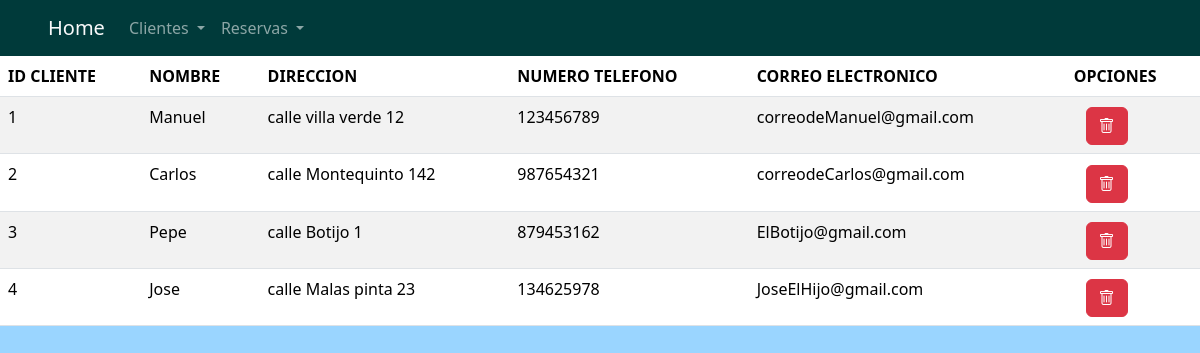
The app's page /list_Clients.php with its own data.
### tables this page shows
CREATE TABLE `clients` (
  `client_id` int NOT NULL,
  `client_name` varchar(50) NOT NULL,
  `address` varchar(80) NOT NULL,
  `phone_number` int NOT NULL,
  `gmail` varchar(50) NOT NULL
);

### list_Clients.php (the view, shortened to what this page needs)
<?php
$conexion = obtenerConexion();
$table = "<table class='table table-striped'>";
$table .= "<thead><tr><th>ID CLIENTE</th><th>NOMBRE</th><th>DIRECCION</th><th>NUMERO TELEFONO</th><th>CORREO ELECTRONICO</th><th>OPCIONES</th></tr></thead>";
$table .= "<tbody>";
$sql = "SELECT * FROM clients;";
$result = mysqli_query($conexion, $sql);
while ($row = mysqli_fetch_assoc($result)){
    $table .= "<tr><td>" . $row['client_id'] . "</td>";
    $table .= "<td>" . $row['client_name'] . "</td>";
    $table .= "<td>" . $row['address'] . "</td>";
    $table .= "<td>" . $row['phone_number'] . "</td>";
    $table .= "<td>" . $row['gmail'] . "</td>";
    $table .= "<td><form class='d-inline' action='process_remove_client.php' method='post'>";
    $table .= "<input type='hidden' name='client_id' value='" . $row['client_id']  . "'/>";
    $table .= "<button name='Borrar' class='btn btn-danger'><i class='bi bi-trash'></i></button></form>";
    $table .= "</td></tr>";
}
$table .= "</tbody></table>";
include_once("menu.php");
echo $table;
?>

### menu.php (shortened to what this page needs)
<!DOCTYPE html>
<html>
<head>
	<link href="https://cdn.jsdelivr.net/npm/bootstrap@5.3.2/dist/css/bootstrap.min.css" rel="stylesheet"
>
	<link rel="stylesheet" href="https://cdn.jsdelivr.net/npm/bootstrap-icons@1.11.2/font/bootstrap-icons.min.css">
	<link rel="stylesheet" href="https://maxcdn.bootstrapcdn.com/font-awesome/4.7.0/css/font-awesome.min.css">
	<link rel="stylesheet" href="Css.css">
</head>
<body>
	<nav class="navbar navbar-expand-lg sticky-top navbar-dark">
		<div class="container-fluid px-5">
			<a class="navbar-brand text-light" aria-current="page" href="index.php">Home</a>
			<div class="collapse navbar-collapse" id="navbarSupportedContent">
				<ul class="navbar-nav me-auto mb-2 mb-lg-0">
					<li class="nav-item dropdown">
						<a class="nav-link dropdown-toggle"  role="button" data-bs-toggle="dropdown"
							aria-expanded="false">
							Clientes
						</a>
					</li>
					<li class="nav-item dropdown">
						<a class="nav-link dropdown-toggle" href="#" role="button" data-bs-toggle="dropdown"
							aria-expanded="false">
							Reservas
						</a>
					</li>
				</ul>
			</div>
		</div>
	</nav>

### Css.css (style rules this page uses)
form > * { margin-top: 2%; margin-left: 10%; margin-right: 10%; }
:root { --bs-primary: #008585; --bs-secondary: #3be3e3; --bs-light: #9ad5ff; --bs-dark: #003a3a; }
.navbar-dark { background-color: var(--bs-dark) !important; }
body { background-color: var(--bs-light); }

### records on screen
clients: client_id "1", client_name "Manuel", address "calle villa verde 12", phone_number "123456789", gmail "correodeManuel@gmail.com"
clients: client_id "2", client_name "Carlos", address "calle Montequinto 142", phone_number "987654321", gmail "correodeCarlos@gmail.com"
clients: client_id "3", client_name "Pepe", address "calle Botijo 1", phone_number "879453162", gmail "ElBotijo@gmail.com"
clients: client_id "4", client_name "Jose", address "calle Malas pinta 23", phone_number "134625978", gmail "JoseElHijo@gmail.com"
